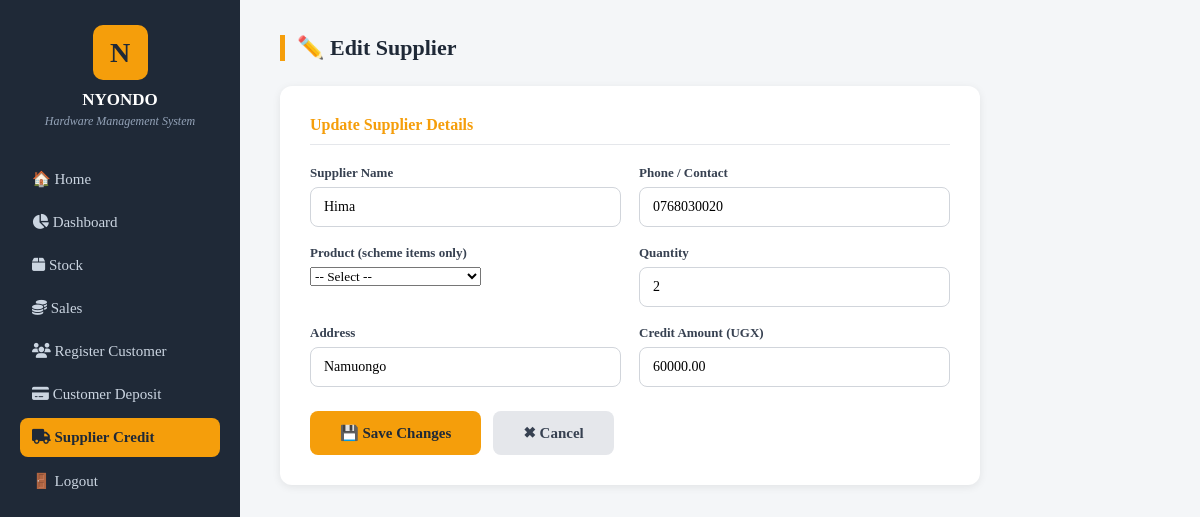
/supplier_credit/edit/19/ (signed in), run on an earlier commit of the app's database.
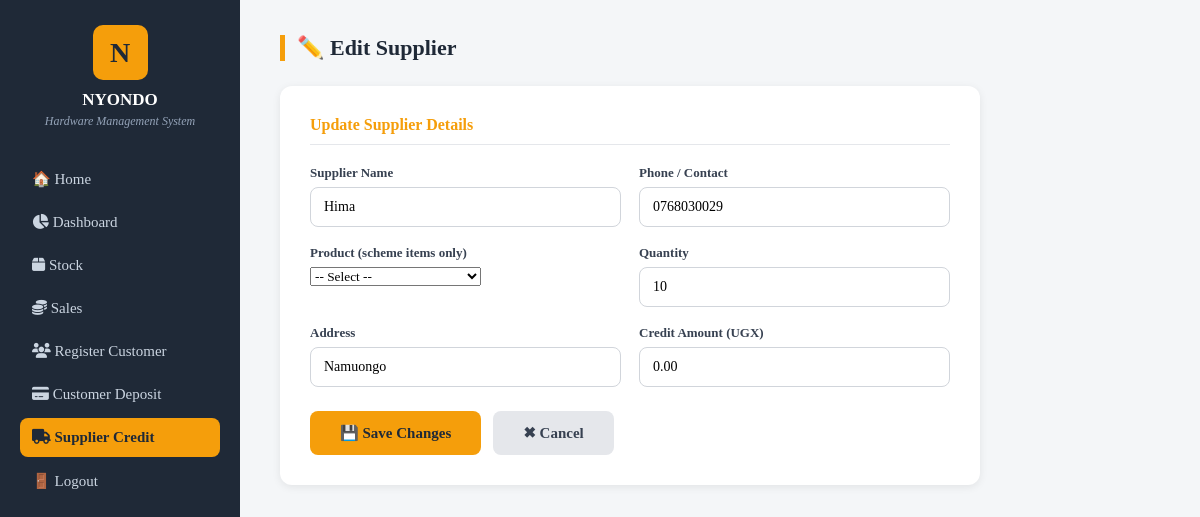
And on a later commit of the database.
### nyondoapp/models.py (models this page shows, shortened)
class Supplier(models.Model):
    name = models.CharField(max_length=200)
    phone = models.CharField(max_length=20)
    address = models.CharField(max_length=255, blank=True)
    product = models.ForeignKey(Product, on_delete=models.SET_NULL, null=True, blank=True)
    quantity = models.IntegerField(default=0)
    credit_amount = models.DecimalField(max_digits=10, decimal_places=2, default=0)  # how much we owe them
    date_added = models.DateField(auto_now_add=True)

### nyondoapp/views.py (the view, shortened to what this page needs)
# urls.py: path('supplier_credit/edit/<int:pk>/', views.supplier_edit, name='supplier_edit'),
@login_required
def supplier_edit(request, pk):
    role = get_user_role(request.user)
    if role == 'salesperson':
        messages.error(request, 'You are not authorized to edit suppliers.')
        return redirect('/dashboard/salesperson/')
    supplier = Supplier.objects.get(id=pk)
    products = Product.objects.all()
    return render(request, 'supplier_edit.html', {'supplier': supplier, 'products': products})

### nyondoapp/views.py (called while the page is built)
def get_user_role(user):
    groups = user.groups.values_list('name', flat=True)
    if 'admin' in groups:
        return 'admin'
    elif 'salesperson' in groups:
        return 'salesperson'
    elif 'stockmanager' in groups:
        return 'stockmanager'
    return None

### nyondoapp/templates/supplier_edit.html (shortened to what this page needs)
<!doctype html>
<html lang="en">
  <head>
    <link
      rel="stylesheet"
      href="https://cdnjs.cloudflare.com/ajax/libs/font-awesome/6.5.1/css/all.min.css"
    />
  </head>
  <body>
    <div class="sidebar">
      <div class="logo-box">N</div>
      <h2>NYONDO</h2>
      <p class="tagline">Hardware Management System</p>
      <div class="menu">
        <a onclick="window.location.href = '/'">🏠 Home</a>
        <a onclick="window.location.href = '/dashboard/admin/'"
          ><i class="fa-solid fa-chart-pie"></i> Dashboard</a
        >
        <a onclick="window.location.href = '/stock/'"
          ><i class="fa-solid fa-box"></i> Stock</a
        >
        <a onclick="window.location.href = '/sales/'"
          ><i class="fa-solid fa-coins"></i> Sales</a
        >
        <a onclick="window.location.href = '/customer_registration/'"
          ><i class="fa-solid fa-users"></i> Register Customer</a
        >
        <a onclick="window.location.href = '/customer_deposit/'"
          ><i class="fa-solid fa-credit-card"></i> Customer Deposit</a
        >
        <a onclick="window.location.href = '/supplier_credit/'" class="active"
          ><i class="fa-solid fa-truck"></i> Supplier Credit</a
        >
        <a onclick="window.location.href = '/login/'">🚪 Logout</a>
      </div>
    </div>
    <div class="main">
      <div class="page-title">✏️ Edit Supplier</div>
      <div class="form-card">
        <h3>Update Supplier Details</h3>
        <form method="POST" action="/supplier_credit/edit/{{ supplier.id }}/">
          <div class="form-grid">
            <div>
              <label>Supplier Name</label>
              <input type="text" name="name" value="{{ supplier.name }}" />
            </div>
            <div>
              <label>Phone / Contact</label>
              <input type="text" name="phone" value="{{ supplier.phone }}" />
            </div>
            <div>
              <label>Product (scheme items only)</label>
              <select name="product_id">
                <option value="">-- Select --</option>
              </select>
            </div>
            <div>
              <label>Quantity</label>
              <input
                type="number"
                name="quantity"
                value="{{ supplier.quantity }}"
                min="0"
              />
            </div>
            <div>
              <label>Address</label>
              <input
                type="text"
                name="address"
                value="{{ supplier.address }}"
              />
            </div>
            <div>
              <label>Credit Amount (UGX)</label>
              <input
                type="number"
                name="credit_amount"
                value="{{ supplier.credit_amount }}"
              />
            </div>
          </div>
          <div class="btn-row">
            <button class="btn-save" type="submit">💾 Save Changes</button>
            <a href="/supplier_credit/" class="btn-cancel">✖ Cancel</a>
          </div>
        </form>
      </div>
    </div>
  </body>
</html>

What changed in the data, as far as the page shows it:
changed Supplier "Hima": phone "0768030020" → "0768030029"; quantity "2" → "10"; credit_amount "60000.00" → "0.00"
